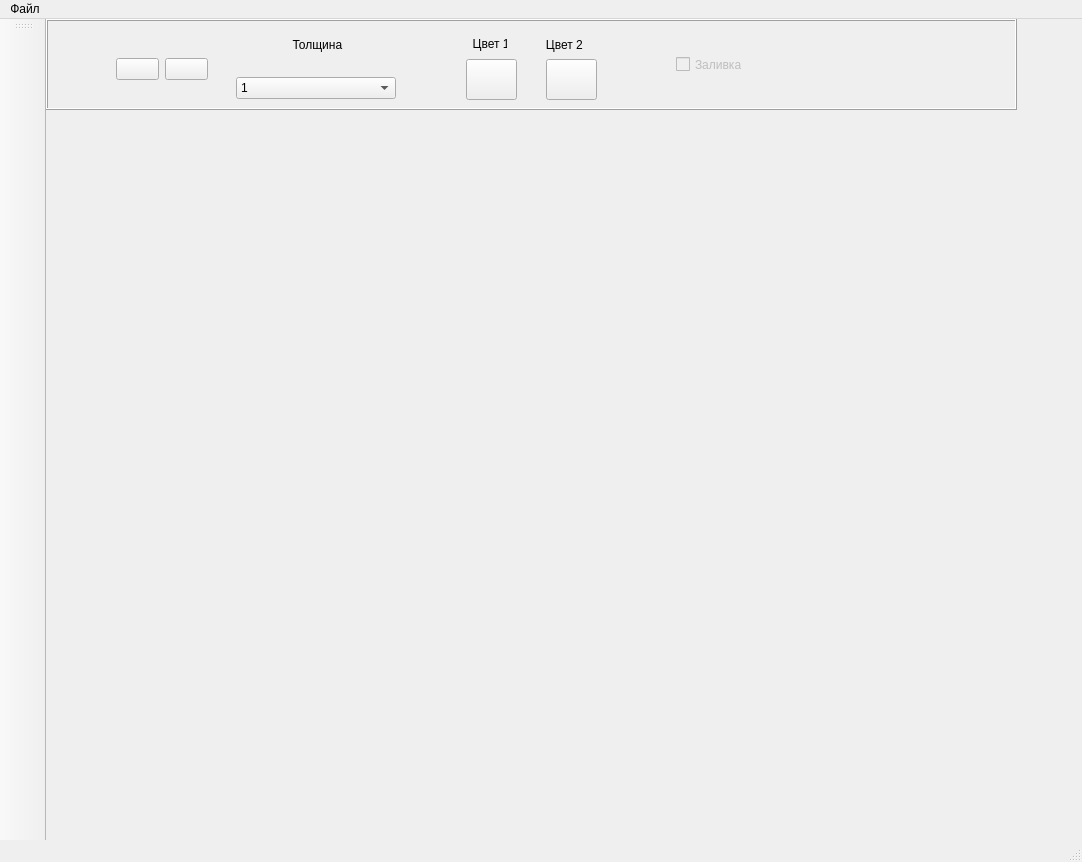
<?xml version="1.0" encoding="UTF-8"?>
<ui version="4.0">
 <class>MainWindow</class>
 <widget class="QMainWindow" name="MainWindow">
  <property name="geometry">
   <rect>
    <x>0</x>
    <y>0</y>
    <width>1082</width>
    <height>862</height>
   </rect>
  </property>
  <property name="windowTitle">
   <string>MainWindow</string>
  </property>
  <widget class="QWidget" name="centralwidget">
   <widget class="QFrame" name="SubToolBar">
    <property name="geometry">
     <rect>
      <x>0</x>
      <y>0</y>
      <width>971</width>
      <height>91</height>
     </rect>
    </property>
    <property name="frameShape">
     <enum>QFrame::Box</enum>
    </property>
    <property name="frameShadow">
     <enum>QFrame::Raised</enum>
    </property>
    <widget class="QWidget" name="verticalLayoutWidget">
     <property name="geometry">
      <rect>
       <x>190</x>
       <y>0</y>
       <width>160</width>
       <height>80</height>
      </rect>
     </property>
     <layout class="QVBoxLayout" name="verticalLayout">
      <item>
       <widget class="QLabel" name="label_3">
        <property name="text">
         <string>                 Толщина</string>
        </property>
       </widget>
      </item>
      <item>
       <widget class="QComboBox" name="widthValue">
        <property name="iconSize">
         <size>
          <width>50</width>
          <height>20</height>
         </size>
        </property>
        <item>
         <property name="text">
          <string>1</string>
         </property>
         <property name="icon">
          <iconset>
           <normaloff>sprites/first.png</normaloff>sprites/first.png</iconset>
         </property>
        </item>
        <item>
         <property name="text">
          <string>3</string>
         </property>
         <property name="icon">
          <iconset>
           <normaloff>sprites/sec.png</normaloff>sprites/sec.png</iconset>
         </property>
        </item>
        <item>
         <property name="text">
          <string>5</string>
         </property>
         <property name="icon">
          <iconset>
           <normaloff>sprites/third.png</normaloff>sprites/third.png</iconset>
         </property>
        </item>
        <item>
         <property name="text">
          <string>6</string>
         </property>
         <property name="icon">
          <iconset>
           <normaloff>sprites/fourth.png</normaloff>sprites/fourth.png</iconset>
         </property>
        </item>
       </widget>
      </item>
     </layout>
    </widget>
    <widget class="QWidget" name="horizontalLayoutWidget">
     <property name="geometry">
      <rect>
       <x>70</x>
       <y>30</y>
       <width>92</width>
       <height>40</height>
      </rect>
     </property>
     <layout class="QHBoxLayout" name="horizontalLayout">
      <item>
       <widget class="QPushButton" name="go_back_button">
        <property name="text">
         <string/>
        </property>
        <property name="icon">
         <iconset>
          <normaloff>sprites/back_arrow.jpg</normaloff>sprites/back_arrow.jpg</iconset>
        </property>
        <property name="iconSize">
         <size>
          <width>30</width>
          <height>30</height>
         </size>
        </property>
       </widget>
      </item>
      <item>
       <widget class="QPushButton" name="go_forward_button">
        <property name="text">
         <string/>
        </property>
        <property name="icon">
         <iconset>
          <normaloff>sprites/forward_arrow.jpg</normaloff>sprites/forward_arrow.jpg</iconset>
        </property>
        <property name="iconSize">
         <size>
          <width>30</width>
          <height>30</height>
         </size>
        </property>
       </widget>
      </item>
     </layout>
    </widget>
    <widget class="QCheckBox" name="fill_box">
     <property name="enabled">
      <bool>false</bool>
     </property>
     <property name="geometry">
      <rect>
       <x>630</x>
       <y>20</y>
       <width>81</width>
       <height>51</height>
      </rect>
     </property>
     <property name="text">
      <string>Заливка</string>
     </property>
    </widget>
    <widget class="QLabel" name="label">
     <property name="geometry">
      <rect>
       <x>410</x>
       <y>0</y>
       <width>51</width>
       <height>49</height>
      </rect>
     </property>
     <property name="text">
      <string>     Цвет 1</string>
     </property>
    </widget>
    <widget class="QPushButton" name="first_color_slot">
     <property name="geometry">
      <rect>
       <x>420</x>
       <y>40</y>
       <width>51</width>
       <height>41</height>
      </rect>
     </property>
     <property name="text">
      <string/>
     </property>
    </widget>
    <widget class="QLabel" name="label_2">
     <property name="geometry">
      <rect>
       <x>480</x>
       <y>-10</y>
       <width>81</width>
       <height>71</height>
      </rect>
     </property>
     <property name="text">
      <string>      Цвет 2</string>
     </property>
    </widget>
    <widget class="QPushButton" name="second_color_slot">
     <property name="geometry">
      <rect>
       <x>500</x>
       <y>40</y>
       <width>51</width>
       <height>41</height>
      </rect>
     </property>
     <property name="text">
      <string/>
     </property>
    </widget>
   </widget>
  </widget>
  <widget class="QMenuBar" name="menubar">
   <property name="geometry">
    <rect>
     <x>0</x>
     <y>0</y>
     <width>1082</width>
     <height>21</height>
    </rect>
   </property>
   <widget class="QMenu" name="menu">
    <property name="title">
     <string>Файл</string>
    </property>
    <addaction name="save_action"/>
    <addaction name="load_action"/>
   </widget>
   <addaction name="menu"/>
  </widget>
  <widget class="QStatusBar" name="statusbar"/>
  <widget class="QToolBar" name="MainToolBar">
   <property name="minimumSize">
    <size>
     <width>0</width>
     <height>0</height>
    </size>
   </property>
   <property name="windowTitle">
    <string>toolBar</string>
   </property>
   <property name="layoutDirection">
    <enum>Qt::LeftToRight</enum>
   </property>
   <property name="allowedAreas">
    <set>Qt::AllToolBarAreas</set>
   </property>
   <property name="iconSize">
    <size>
     <width>30</width>
     <height>30</height>
    </size>
   </property>
   <attribute name="toolBarArea">
    <enum>LeftToolBarArea</enum>
   </attribute>
   <attribute name="toolBarBreak">
    <bool>false</bool>
   </attribute>
   <addaction name="exit_action"/>
   <addaction name="clean_action"/>
   <addaction name="pencil_action"/>
   <addaction name="rubber_action"/>
   <addaction name="dropper_action"/>
   <addaction name="fill_action"/>
   <addaction name="spray_action"/>
   <addaction name="ellipse_action"/>
   <addaction name="rectangle_action"/>
   <addaction name="line_action"/>
   <addaction name="triangle_action"/>
   <addaction name="star_action"/>
   <addaction name="hexagon_action"/>
   <addaction name="polygon_action"/>
   <addaction name="select_action"/>
  </widget>
  <action name="pencil_action">
   <property name="checkable">
    <bool>true</bool>
   </property>
   <property name="icon">
    <iconset>
     <normaloff>sprites/pencil.png</normaloff>sprites/pencil.png</iconset>
   </property>
   <property name="text">
    <string/>
   </property>
   <property name="toolTip">
    <string>карандаш</string>
   </property>
  </action>
  <action name="rubber_action">
   <property name="checkable">
    <bool>true</bool>
   </property>
   <property name="icon">
    <iconset>
     <normaloff>sprites/rubber.png</normaloff>sprites/rubber.png</iconset>
   </property>
   <property name="text">
    <string/>
   </property>
   <property name="toolTip">
    <string>ластик</string>
   </property>
  </action>
  <action name="dropper_action">
   <property name="checkable">
    <bool>true</bool>
   </property>
   <property name="icon">
    <iconset>
     <normaloff>sprites/dropper.png</normaloff>sprites/dropper.png</iconset>
   </property>
   <property name="text">
    <string/>
   </property>
   <property name="toolTip">
    <string>пипетка</string>
   </property>
  </action>
  <action name="fill_action">
   <property name="checkable">
    <bool>true</bool>
   </property>
   <property name="icon">
    <iconset>
     <normaloff>sprites/fill.png</normaloff>sprites/fill.png</iconset>
   </property>
   <property name="text">
    <string/>
   </property>
   <property name="toolTip">
    <string>заливка</string>
   </property>
  </action>
  <action name="spray_action">
   <property name="checkable">
    <bool>true</bool>
   </property>
   <property name="icon">
    <iconset>
     <normaloff>sprites/spray.png</normaloff>sprites/spray.png</iconset>
   </property>
   <property name="text">
    <string/>
   </property>
   <property name="toolTip">
    <string>кисть - разбрызгиватель</string>
   </property>
  </action>
  <action name="ellipse_action">
   <property name="checkable">
    <bool>true</bool>
   </property>
   <property name="icon">
    <iconset>
     <normaloff>sprites/circle.png</normaloff>sprites/circle.png</iconset>
   </property>
   <property name="text">
    <string/>
   </property>
   <property name="toolTip">
    <string>рисует овал</string>
   </property>
  </action>
  <action name="rectangle_action">
   <property name="checkable">
    <bool>true</bool>
   </property>
   <property name="icon">
    <iconset>
     <normaloff>sprites/rectangle.png</normaloff>sprites/rectangle.png</iconset>
   </property>
   <property name="text">
    <string/>
   </property>
   <property name="toolTip">
    <string>рисует прямоугольник</string>
   </property>
  </action>
  <action name="line_action">
   <property name="checkable">
    <bool>true</bool>
   </property>
   <property name="icon">
    <iconset>
     <normaloff>sprites/line.png</normaloff>sprites/line.png</iconset>
   </property>
   <property name="text">
    <string/>
   </property>
   <property name="toolTip">
    <string>рисует линию</string>
   </property>
  </action>
  <action name="triangle_action">
   <property name="checkable">
    <bool>true</bool>
   </property>
   <property name="icon">
    <iconset>
     <normaloff>sprites/triangle.png</normaloff>sprites/triangle.png</iconset>
   </property>
   <property name="text">
    <string/>
   </property>
   <property name="toolTip">
    <string>рисует треугольник</string>
   </property>
  </action>
  <action name="star_action">
   <property name="checkable">
    <bool>true</bool>
   </property>
   <property name="icon">
    <iconset>
     <normaloff>sprites/star.png</normaloff>sprites/star.png</iconset>
   </property>
   <property name="text">
    <string/>
   </property>
   <property name="toolTip">
    <string>рисует звезду</string>
   </property>
  </action>
  <action name="clean_action">
   <property name="icon">
    <iconset>
     <normaloff>sprites/clear.png</normaloff>sprites/clear.png</iconset>
   </property>
   <property name="text">
    <string/>
   </property>
   <property name="toolTip">
    <string>очищает холст</string>
   </property>
  </action>
  <action name="save_action">
   <property name="text">
    <string>Сохранить</string>
   </property>
  </action>
  <action name="load_action">
   <property name="text">
    <string>Открыть</string>
   </property>
  </action>
  <action name="hexagon_action">
   <property name="checkable">
    <bool>true</bool>
   </property>
   <property name="icon">
    <iconset>
     <normaloff>sprites/hexagon.png</normaloff>sprites/hexagon.png</iconset>
   </property>
   <property name="text">
    <string/>
   </property>
   <property name="toolTip">
    <string>рисует шестиугольник</string>
   </property>
  </action>
  <action name="polygon_action">
   <property name="checkable">
    <bool>true</bool>
   </property>
   <property name="icon">
    <iconset>
     <normaloff>sprites/polygon.png</normaloff>sprites/polygon.png</iconset>
   </property>
   <property name="text">
    <string/>
   </property>
   <property name="toolTip">
    <string>Рисует многоугольник</string>
   </property>
  </action>
  <action name="select_action">
   <property name="checkable">
    <bool>true</bool>
   </property>
   <property name="icon">
    <iconset>
     <normaloff>sprites/copy.png</normaloff>sprites/copy.png</iconset>
   </property>
   <property name="text">
    <string/>
   </property>
   <property name="toolTip">
    <string>выбрать и переместить область</string>
   </property>
  </action>
  <action name="exit_action">
   <property name="icon">
    <iconset>
     <normaloff>sprites/exit.png</normaloff>sprites/exit.png</iconset>
   </property>
   <property name="text">
    <string/>
   </property>
   <property name="toolTip">
    <string>выходит в главное меню</string>
   </property>
  </action>
 </widget>
 <resources/>
 <connections/>
</ui>
